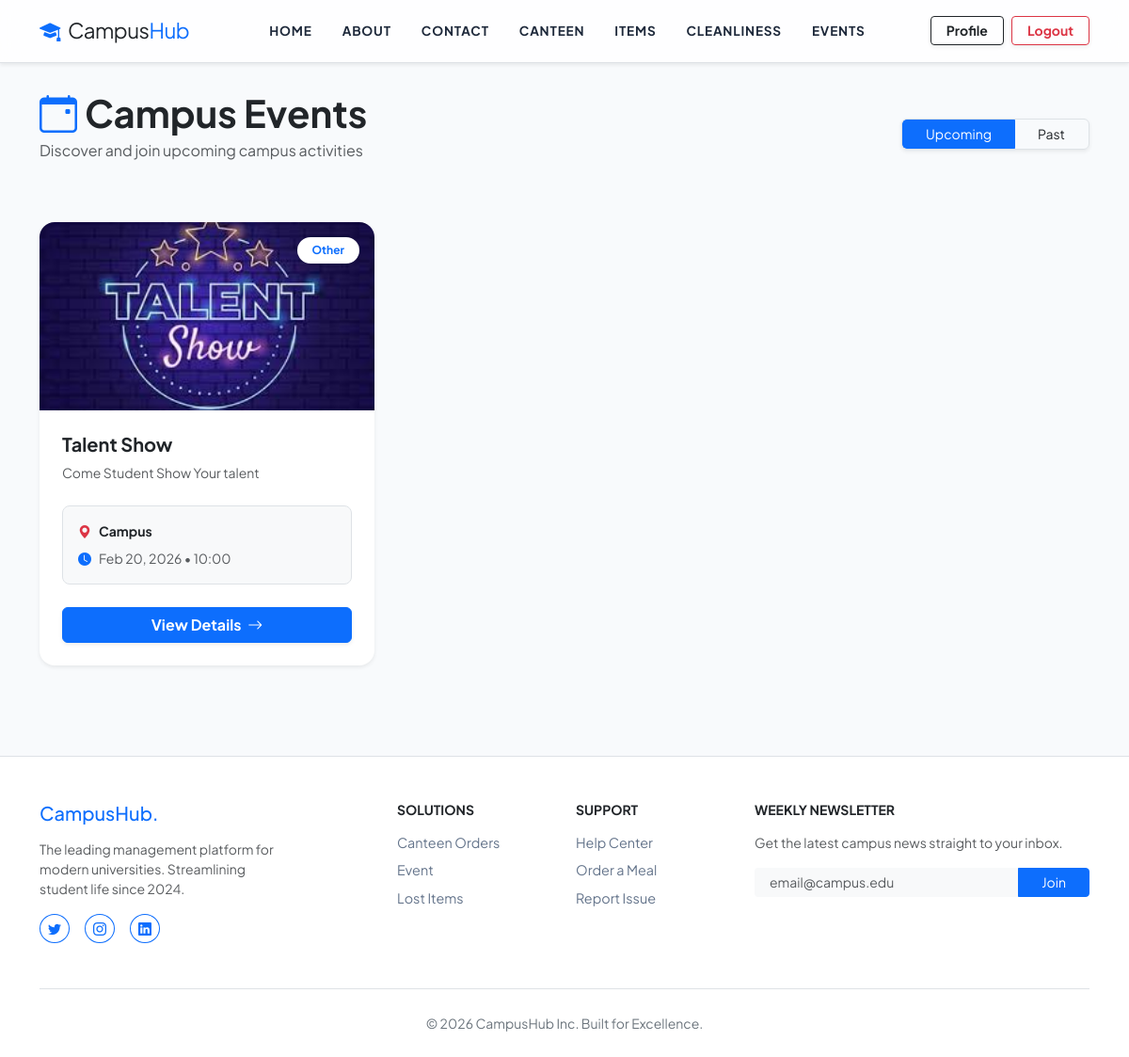
Screenshot of /events/ (signed in) with the database file from the repository.
### events/models.py (models this page shows, shortened)
class Event(models.Model):
    title = models.CharField(max_length=200)
    description = models.TextField()
    location = models.CharField(max_length=200)
    event_date = models.DateTimeField()
    end_date = models.DateTimeField()
    category = models.CharField(max_length=50, choices=[
        ('academic', 'Academic'),
        ('sports', 'Sports'),
        ('cultural', 'Cultural'),
        ('workshop', 'Workshop'),
        ('seminar', 'Seminar'),
        ('other', 'Other'),
    ])
    organizer = models.ForeignKey(User, on_delete=models.CASCADE)
    image = models.ImageField(upload_to='events/', null=True, blank=True)
    capacity = models.IntegerField(default=100)
    registered_count = models.IntegerField(default=0)
    created_at = models.DateTimeField(auto_now_add=True)
    updated_at = models.DateTimeField(auto_now=True)
    class Meta:
        app_label = 'events'
        ordering = ['event_date']
        verbose_name = 'Event'
        verbose_name_plural = 'Events'

### events/views.py (the view)
# urls.py: path('', views.list_events, name='list'),
@login_required
def list_events(request):
    upcoming = request.GET.get('filter', 'upcoming')
    if upcoming == 'past':
        events_list = Event.objects.filter(event_date__lt=timezone.now()).order_by('-event_date')
    else:
        events_list = Event.objects.filter(event_date__gte=timezone.now()).order_by('event_date')
    user_registrations = EventRegistration.objects.filter(user=request.user).values_list('event_id', flat=True) if request.user.is_authenticated else []
    for event in events_list:
        event.is_registered = event.id in user_registrations
    context = {
        'events': events_list,
        'filter_type': upcoming,
    }
    return render(request, 'events/list.html', context)

### templates/events/list.html (shortened to what this page needs)
{% extends 'core/base.html' %}
{% load static %}
{% block content %}
<div class="container py-5">
    <div class="row mb-5 align-items-center g-3">
        <div class="col-md-8">
            <h1 class="fw-bolder mb-1">
                <i class="bi bi-calendar-event text-primary me-2"></i>Campus Events
            </h1>
            <p class="text-muted">Discover and join upcoming campus activities</p>
        </div>
        <div class="col-md-4 text-md-end">
            <div class="btn-group border overflow-hidden shadow-sm">
                <a href="?filter=upcoming"
                    class="btn btn-sm px-4 {% if filter_type != 'past' %}btn-primary text-white{% else %}btn-white text-dark{% endif %}">
                    Upcoming
                </a>
                <a href="?filter=past"
                    class="btn btn-sm px-4 {% if filter_type == 'past' %}btn-primary text-white{% else %}btn-white text-dark{% endif %}">
                    Past
                </a>
            </div>
        </div>
    </div>
    <div class="row g-4">
        {% if events %}
        {% for event in events %}
        <div class="col-lg-4 col-md-6">
            <div class="card h-100 border-0 shadow-sm rounded-4 overflow-hidden bg-white">
                <div class="position-relative">
                    {% if event.image %}
                    <img src="{{ event.image.url }}" alt="{{ event.title }}" class="w-100 object-fit-cover"
                        style="height: 200px;">
                    {% else %}
                    <div class="d-flex align-items-center justify-content-center text-white bg-primary bg-gradient"
                        style="height: 200px;">
                        <i class="bi bi-calendar3 display-4 opacity-50"></i>
                    </div>
                    {% endif %}
                    <div class="position-absolute top-0 end-0 m-3">
                        <span class="badge rounded-pill bg-white text-primary shadow-sm px-3 py-2 fw-bold">
                            {{ event.get_category_display }}
                        </span>
                    </div>
                </div>
                <div class="card-body p-4 d-flex flex-column">
                    <h5 class="fw-bold mb-2">{{ event.title }}</h5>
                    <p class="text-muted small mb-4 flex-grow-1">
                        {{ event.description|truncatewords:18 }}
                    </p>
                    <div class="bg-light rounded-3 p-3 mb-4 border">
                        <div class="d-flex align-items-center mb-2 small fw-bold">
                            <i class="bi bi-geo-alt-fill text-danger me-2"></i>
                            <span class="text-dark">{{ event.location }}</span>
                        </div>
                        <div class="d-flex align-items-center small text-muted">
                            <i class="bi bi-clock-fill text-primary me-2"></i>
                            <span>{{ event.event_date|date:"M d, Y • H:i" }}</span>
                        </div>
                    </div>
                    <a href="{% url 'events:detail' event.id %}" class="btn btn-primary fw-bold w-100 shadow-sm">
                        View Details <i class="bi bi-arrow-right ms-1"></i>
                    </a>
                </div>
            </div>
        </div>
        {% endfor %}
        {% endif %}
    </div>
</div>
{% endblock %}

### static/css/base.css (style rules this page uses)
body { font-family: 'Plus Jakarta Sans', sans-serif; background-color: #f8fafc; overflow-x: hidden; }
.card { transition: all 0.3s cubic-bezier(0.165, 0.84, 0.44, 1); border: none; }

### rows the page displays
Event: image (picture), category "Other", title "Talent Show", description "Come Student Show Your talent", location "Campus", event_date "Feb 20, 2026 • 10:00"
